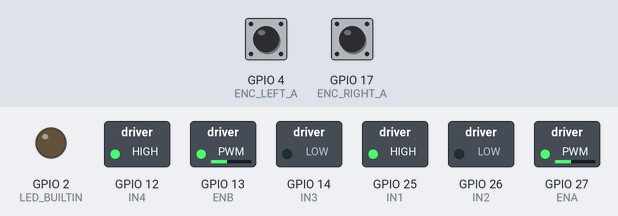
Recording of a sketch running on a simulated ESP32. Shown: switched loads named in the sketch (green lamp = pin HIGH), output pins drawn as LEDs (lit = HIGH). The inputs (shaded band) are chosen by the test bench; at power-on: GPIO 4 (ENC_LEFT_A) HIGH, GPIO 17 (ENC_RIGHT_A) HIGH.

Above: at 0.1 s.
Timing chart, 0 to 1.6 s (numbered marks = the images above):
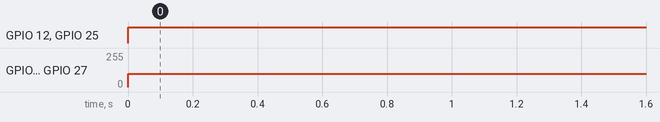

The sketch:

micromouse_complete.ino
```cpp
#include <Arduino.h>
#include <math.h>

// Maze parameters
#define SIZE 16
#define INF 99
#define MAX_QUEUE 256

// Direction vectors (N, E, S, W)
const int dx[] = {0, 1, 0, -1};
const int dy[] = {1, 0, -1, 0};

// Direction enum
enum Heading { NORTH, EAST, SOUTH, WEST };
enum Action { FORWARD, RIGHT, LEFT, IDLE };

// --- IR Sensor Pins ---
#define IR_LEFT   34
#define IR_FRONT  35
#define IR_RIGHT  32

// --- Encoder Pins ---
#define ENC_LEFT_A   4
#define ENC_LEFT_B   16
#define ENC_RIGHT_A  17
#define ENC_RIGHT_B  5

// --- Motor Driver Pins ---
#define IN1 25
#define IN2 26
#define ENA 27  // Enable pin for left motor
#define IN3 14
#define IN4 12
#define ENB 13  // Enable pin for right motor

// Motor Constants
const int PWM_FREQ = 5000;
const int PWM_RES = 8;
const int MAX_PWM = 200;  // Reduce if motors overheat
const float COUNTS_PER_REV = 12.0 * 4.0;  // 12 CPR * 4X quadrature
const float WHEEL_DIAM = 43.0;  // mm
const float WHEEL_BASE = 90.0;  // mm
const int CELL_DISTANCE = 180;  // mm (1 cell)

// Global variables
static bool initialized = false;
static int distances[SIZE][SIZE];
static int walls[SIZE][SIZE][4] = {{{0}}};
static int x = 0, y = 0;
static Heading dir = NORTH;
static bool traveled[SIZE][SIZE];

// Floodfill queue
typedef struct { int x, y; } Cell;
Cell queue[MAX_QUEUE];
int front = 0, rear = 0;

// Motor control variables
volatile long encL = 0, encR = 0;
portMUX_TYPE mux = portMUX_INITIALIZER_UNLOCKED;

// IR Sensor Calibration
const int WALL_THRESHOLD = 2000;  // Adjust based on testing

// Function prototypes
void IRAM_ATTR encL_ISR();
void IRAM_ATTR encR_ISR();
void setLeftMotor(int pwm);
void setRightMotor(int pwm);
void moveStraight(float distance, int maxPWM = MAX_PWM);
void turnRobot(float degrees);
bool wallFront();
bool wallLeft();
bool wallRight();
void addWall(int x, int y, int wallDir);
void bfsFloodfill();
void updateWalls();
void solver();
bool isAtCenter();
void initializeMaze();

// Encoder ISRs
void IRAM_ATTR encL_ISR() {
  portENTER_CRITICAL_ISR(&mux);
  digitalRead(ENC_LEFT_B) ? encL-- : encL++;
  portEXIT_CRITICAL_ISR(&mux);
}

void IRAM_ATTR encR_ISR() {
  portENTER_CRITICAL_ISR(&mux);
  digitalRead(ENC_RIGHT_B) ? encR-- : encR++;
  portEXIT_CRITICAL_ISR(&mux);
}

// Motor control functions
void setLeftMotor(int pwm) {
  digitalWrite(IN1, pwm > 0 ? HIGH : LOW);
  digitalWrite(IN2, pwm > 0 ? LOW : HIGH);
  ledcWrite(0, abs(pwm));
}

void setRightMotor(int pwm) {
  digitalWrite(IN3, pwm > 0 ? HIGH : LOW);
  digitalWrite(IN4, pwm > 0 ? LOW : HIGH);
  ledcWrite(1, abs(pwm));
}

// Move straight with PI control
void moveStraight(float distance, int maxPWM) {
  float targetCounts = (distance / (PI * WHEEL_DIAM)) * COUNTS_PER_REV;
  long startL = encL, startR = encR;
  float errorL = 0, errorR = 0, integralL = 0, integralR = 0;
  const float Kp = 0.8, Ki = 0.05;  // Tune these values
  unsigned long lastTime = millis();

  while (abs(encL - startL) < targetCounts || abs(encR - startR) < targetCounts) {
    // Calculate time delta
    unsigned long now = millis();
    float deltaT = (now - lastTime) / 1000.0;
    lastTime = now;
    if (deltaT <= 0) deltaT = 0.01;

    // Left motor PI control
    errorL = targetCounts - abs(encL - startL);
    integralL += errorL * deltaT;
    float correctionL = Kp * errorL + Ki * integralL;
    int pwmL = constrain(maxPWM + correctionL, 0, MAX_PWM);

    // Right motor PI control
    errorR = targetCounts - abs(encR - startR);
    integralR += errorR * deltaT;
    float correctionR = Kp * errorR + Ki * integralR;
    int pwmR = constrain(maxPWM + correctionR, 0, MAX_PWM);

    // Apply motor speeds
    setLeftMotor(pwmL);
    setRightMotor(pwmR);

    delay(10);
  }
  setLeftMotor(0);
  setRightMotor(0);
  delay(100);  // Brief pause after movement
}

// Turn robot with precise angle control
void turnRobot(float degrees) {
  float radians = degrees * PI / 180.0;
  float distance = (WHEEL_BASE / 2.0) * radians;
  float targetCounts = (distance / (PI * WHEEL_DIAM)) * COUNTS_PER_REV;
  long startL = encL, startR = encR;

  if (degrees > 0) {  // Turn right
    while (abs(encL - startL) < targetCounts || abs(encR - startR) < targetCounts) {
      setLeftMotor(MAX_PWM/2);
      setRightMotor(-MAX_PWM/2);
    }
  } else {  // Turn left
    while (abs(encR - startR) < targetCounts || abs(encL - startL) < targetCounts) {
      setLeftMotor(-MAX_PWM/2);
      setRightMotor(MAX_PWM/2);
    }
  }
  setLeftMotor(0);
  setRightMotor(0);
  delay(100);  // Brief pause after turn
}

// IR Sensor Functions
bool wallFront() { return analogRead(IR_FRONT) > WALL_THRESHOLD; }
bool wallLeft() { return analogRead(IR_LEFT) > WALL_THRESHOLD; }
bool wallRight() { return analogRead(IR_RIGHT) > WALL_THRESHOLD; }

// Maze functions
int isValid(int x, int y) {
  return x >= 0 && x < SIZE && y >= 0 && y < SIZE;
}

void enqueue(int x, int y) {
  if (rear < MAX_QUEUE) {
    queue[rear].x = x;
    queue[rear].y = y;
    rear++;
  }
}

Cell dequeue() {
  if (front < rear) return queue[front++];
  return (Cell){-1, -1};
}

void addWall(int x, int y, int wallDir) {
  if (!isValid(x, y)) return;
  walls[x][y][wallDir] = 1;

  // Add opposite wall to adjacent cell
  int nx = x + dx[wallDir];
  int ny = y + dy[wallDir];
  int opposite = (wallDir + 2) % 4;

  if (isValid(nx, ny)) walls[nx][ny][opposite] = 1;
}

void bfsFloodfill() {
  // Reset grid to INF
  for (int i = 0; i < SIZE; i++) {
    for (int j = 0; j < SIZE; j++) {
      distances[i][j] = INF;
    }
  }

  // Reset queue
  front = rear = 0;

  // Set center goals
  int goals[4][2] = {{7,7}, {7,8}, {8,7}, {8,8}};
  for (int i = 0; i < 4; i++) {
    int gx = goals[i][0];
    int gy = goals[i][1];
    distances[gx][gy] = 0;
    enqueue(gx, gy);
  }

  while (front < rear) {
    Cell current = dequeue();
    int cx = current.x;
    int cy = current.y;
    int val = distances[cx][cy];

    for (int d = 0; d < 4; d++) {
      if (walls[cx][cy][d]) continue;

      int nx = cx + dx[d];
      int ny = cy + dy[d];

      if (isValid(nx, ny) && distances[nx][ny] == INF) {
        distances[nx][ny] = val + 1;
        enqueue(nx, ny);
      }
    }
  }
}

void updateWalls() {
  // Get walls relative to current direction
  bool frontWall = wallFront();
  bool leftWall = wallLeft();
  bool rightWall = wallRight();

  // Convert to absolute directions
  int absFront = dir;
  int absLeft = (dir + 3) % 4;
  int absRight = (dir + 1) % 4;

  // Add detected walls
  if (frontWall) addWall(x, y, absFront);
  if (leftWall) addWall(x, y, absLeft);
  if (rightWall) addWall(x, y, absRight);
}

bool isAtCenter() {
  return (x == 7 || x == 8) && (y == 7 || y == 8);
}

void initializeMaze() {
  for (int i = 0; i < SIZE; i++) {
    for (int j = 0; j < SIZE; j++) {
      traveled[i][j] = false;
      // Boundary walls
      if (i == 0) walls[i][j][WEST] = 1;
      if (i == SIZE-1) walls[i][j][EAST] = 1;
      if (j == 0) walls[i][j][SOUTH] = 1;
      if (j == SIZE-1) walls[i][j][NORTH] = 1;
    }
  }
  traveled[0][0] = true;
  initialized = true;
}

void solver() {
  if (!initialized) {
    initializeMaze();
    bfsFloodfill();
    return;
  }

  if (isAtCenter()) {
    // Stop motors and flash LED to indicate completion
    setLeftMotor(0);
    setRightMotor(0);
    while (1) {
      digitalWrite(LED_BUILTIN, HIGH);
      delay(500);
      digitalWrite(LED_BUILTIN, LOW);
      delay(500);
    }
  }

  // Update walls for current position
  updateWalls();
  bfsFloodfill();

  // Find best move
  int min_dist = INF;
  int best_dir = -1;

  for (int d = 0; d < 4; d++) {
    if (walls[x][y][d]) continue;

    int nx = x + dx[d];
    int ny = y + dy[d];

    if (isValid(nx, ny) && distances[nx][ny] < min_dist) {
      min_dist = distances[nx][ny];
      best_dir = d;
    }
  }

  // Handle case where no valid move is found
  if (best_dir == -1) {
    turnRobot(180);
    dir = (Heading)((dir + 2) % 4);
    return;
  }

  // Execute move
  if (best_dir == dir) {
    moveStraight(CELL_DISTANCE);
    x += dx[dir];
    y += dy[dir];
  }
  else if (best_dir == (dir + 1) % 4) {
    turnRobot(90);
    dir = (Heading)((dir + 1) % 4);
  }
  else if (best_dir == (dir + 3) % 4) {
    turnRobot(-90);
    dir = (Heading)((dir + 3) % 4);
  }
  else {
    turnRobot(180);
    dir = (Heading)((dir + 2) % 4);
  }

  // Mark new position as traveled
  if (!traveled[x][y]) traveled[x][y] = true;
}

void setup() {
  Serial.begin(115200);
  pinMode(LED_BUILTIN, OUTPUT);

  // Motor Setup
  pinMode(IN1, OUTPUT);
  pinMode(IN2, OUTPUT);
  pinMode(IN3, OUTPUT);
  pinMode(IN4, OUTPUT);
  ledcSetup(0, PWM_FREQ, PWM_RES);  // Channel 0 for left motor
  ledcSetup(1, PWM_FREQ, PWM_RES);  // Channel 1 for right motor
  ledcAttachPin(ENA, 0);
  ledcAttachPin(ENB, 1);

  // Encoder Setup
  pinMode(ENC_LEFT_A, INPUT_PULLUP);
  pinMode(ENC_LEFT_B, INPUT_PULLUP);
  pinMode(ENC_RIGHT_A, INPUT_PULLUP);
  pinMode(ENC_RIGHT_B, INPUT_PULLUP);
  attachInterrupt(digitalPinToInterrupt(ENC_LEFT_A), encL_ISR, CHANGE);
  attachInterrupt(digitalPinToInterrupt(ENC_RIGHT_A), encR_ISR, CHANGE);

  // IR Sensor Setup
  pinMode(IR_LEFT, INPUT);
  pinMode(IR_FRONT, INPUT);
  pinMode(IR_RIGHT, INPUT);

  // Initialize maze solver
  initializeMaze();
  bfsFloodfill();
}

void loop() {
  if (!initialized) return;
  solver();
  delay(50);  // Short delay between solver cycles
}
```

Measured:
- by itself, GPIO 12 (IN4), GPIO 25 (IN1): LOW → HIGH at 0.00 s
- by itself, GPIO 13 (ENB), GPIO 27 (ENA): 0/255 → 100/255 at 0.00 s
